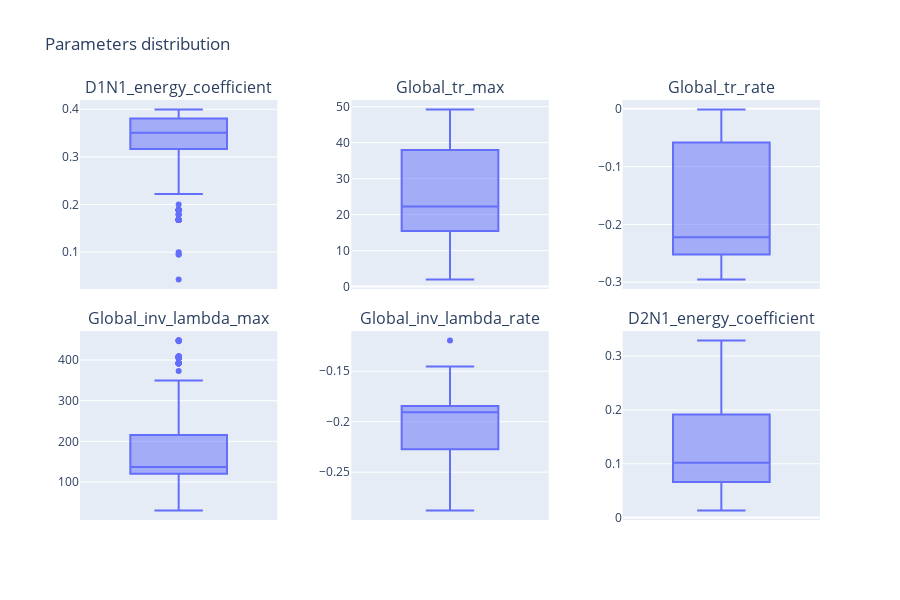

Notebook code for this chart:
### Code cell
viewer.box_plot(3, nbest=1000)

### Figure 1 — Plotly figure (JSON) as saved in the notebook; plotly's stock layout.template omitted (floating-point values rounded to 4 significant figures; data arrays with more than 128 entries replaced by an {"elided": "..."} marker saying what was removed)
{"data": [{"alignmentgroup": "True", "hovertemplate": "D1N1_energy_coefficient=%{y}<extra></extra>", "legendgroup": "", "marker": {"color": "#636efa"}, "name": "", "notched": false, "offsetgroup": "", "orientation": "v", "showlegend": false, "type": "box", "x0": " ", "xaxis": "x", "y": {"elided": "1000 float values"}, "y0": " ", "yaxis": "y"}, {"alignmentgroup": "True", "hovertemplate": "Global_tr_max=%{y}<extra></extra>", "legendgroup": "", "marker": {"color": "#636efa"}, "name": "", "notched": false, "offsetgroup": "", "orientation": "v", "showlegend": false, "type": "box", "x0": " ", "xaxis": "x2", "y": {"elided": "1000 float values"}, "y0": " ", "yaxis": "y2"}, {"alignmentgroup": "True", "hovertemplate": "Global_tr_rate=%{y}<extra></extra>", "legendgroup": "", "marker": {"color": "#636efa"}, "name": "", "notched": false, "offsetgroup": "", "orientation": "v", "showlegend": false, "type": "box", "x0": " ", "xaxis": "x3", "y": {"elided": "1000 float values"}, "y0": " ", "yaxis": "y3"}, {"alignmentgroup": "True", "hovertemplate": "Global_inv_lambda_max=%{y}<extra></extra>", "legendgroup": "", "marker": {"color": "#636efa"}, "name": "", "notched": false, "offsetgroup": "", "orientation": "v", "showlegend": false, "type": "box", "x0": " ", "xaxis": "x4", "y": {"elided": "1000 float values"}, "y0": " ", "yaxis": "y4"}, {"alignmentgroup": "True", "hovertemplate": "Global_inv_lambda_rate=%{y}<extra></extra>", "legendgroup": "", "marker": {"color": "#636efa"}, "name": "", "notched": false, "offsetgroup": "", "orientation": "v", "showlegend": false, "type": "box", "x0": " ", "xaxis": "x5", "y": {"elided": "1000 float values"}, "y0": " ", "yaxis": "y5"}, {"alignmentgroup": "True", "hovertemplate": "D2N1_energy_coefficient=%{y}<extra></extra>", "legendgroup": "", "marker": {"color": "#636efa"}, "name": "", "notched": false, "offsetgroup": "", "orientation": "v", "showlegend": false, "type": "box", "x0": " ", "xaxis": "x6", "y": {"elided": "1000 float values"}, "y0": " ", "yaxis": "y6"}], "layout": {"annotations": [{"font": {"size": 16}, "showarrow": false, "text": "D1N1_energy_coefficient", "x": 0.1333, "xanchor": "center", "xref": "paper", "y": 1, "yanchor": "bottom", "yref": "paper"}, {"font": {"size": 16}, "showarrow": false, "text": "Global_tr_max", "x": 0.5, "xanchor": "center", "xref": "paper", "y": 1, "yanchor": "bottom", "yref": "paper"}, {"font": {"size": 16}, "showarrow": false, "text": "Global_tr_rate", "x": 0.8667, "xanchor": "center", "xref": "paper", "y": 1, "yanchor": "bottom", "yref": "paper"}, {"font": {"size": 16}, "showarrow": false, "text": "Global_inv_lambda_max", "x": 0.1333, "xanchor": "center", "xref": "paper", "y": 0.45, "yanchor": "bottom", "yref": "paper"}, {"font": {"size": 16}, "showarrow": false, "text": "Global_inv_lambda_rate", "x": 0.5, "xanchor": "center", "xref": "paper", "y": 0.45, "yanchor": "bottom", "yref": "paper"}, {"font": {"size": 16}, "showarrow": false, "text": "D2N1_energy_coefficient", "x": 0.8667, "xanchor": "center", "xref": "paper", "y": 0.45, "yanchor": "bottom", "yref": "paper"}], "height": 600, "title": {"text": "Parameters distribution"}, "width": 900, "xaxis": {"anchor": "y", "domain": [0, 0.2667]}, "xaxis2": {"anchor": "y2", "domain": [0.3667, 0.6333]}, "xaxis3": {"anchor": "y3", "domain": [0.7333, 1]}, "xaxis4": {"anchor": "y4", "domain": [0, 0.2667]}, "xaxis5": {"anchor": "y5", "domain": [0.3667, 0.6333]}, "xaxis6": {"anchor": "y6", "domain": [0.7333, 1]}, "yaxis": {"anchor": "x", "domain": [0.55, 1]}, "yaxis2": {"anchor": "x2", "domain": [0.55, 1]}, "yaxis3": {"anchor": "x3", "domain": [0.55, 1]}, "yaxis4": {"anchor": "x4", "domain": [0, 0.45]}, "yaxis5": {"anchor": "x5", "domain": [0, 0.45]}, "yaxis6": {"anchor": "x6", "domain": [0, 0.45]}}}
